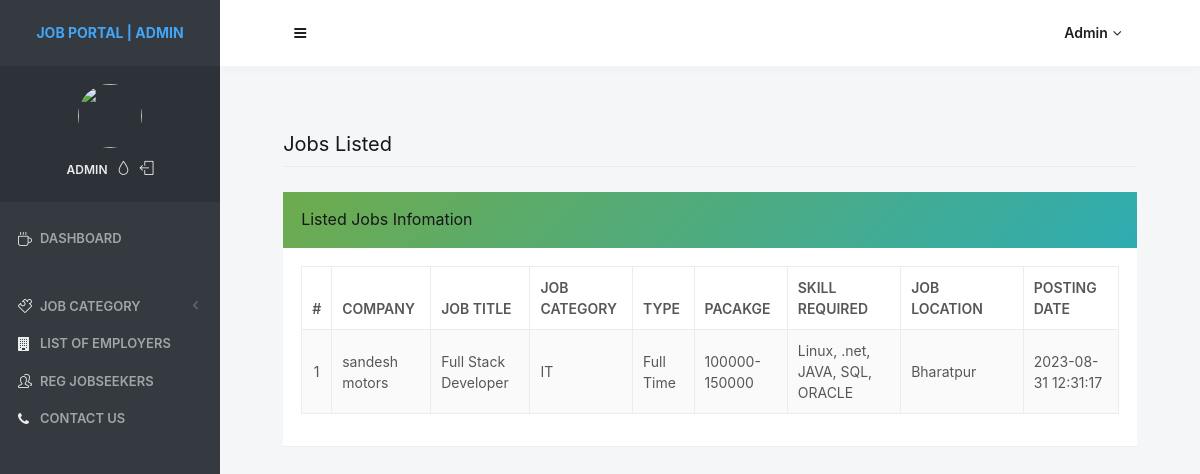
Screenshot of /all-listed-jobs.php (signed in) with the database file from the repository.
### tables this page shows
CREATE TABLE `tbljobs` (
  `jobId` int(11) NOT NULL,
  `employerId` int(11) NOT NULL,
  `jobCategory` varchar(255) DEFAULT NULL,
  `jobTitle` varchar(255) DEFAULT NULL,
  `jobType` varchar(255) DEFAULT NULL,
  `salaryPackage` char(200) DEFAULT NULL,
  `skillsRequired` varchar(255) DEFAULT NULL,
  `experience` varchar(50) DEFAULT NULL,
  `jobLocation` varchar(255) DEFAULT NULL,
  `jobDescription` mediumtext DEFAULT NULL,
  `JobExpdate` date DEFAULT NULL,
  `postinDate` timestamp NULL DEFAULT current_timestamp(),
  `updationDate` timestamp NULL DEFAULT NULL ON UPDATE current_timestamp(),
  `isActive` int(1) NOT NULL
);

CREATE TABLE `tblemployers` (
  `id` int(11) NOT NULL,
  `ConcernPerson` varchar(150) DEFAULT NULL,
  `EmpEmail` varchar(250) DEFAULT NULL,
  `EmpPassword` varchar(250) DEFAULT NULL,
  `CompnayName` varchar(255) DEFAULT NULL,
  `CompanyTagline` mediumtext DEFAULT NULL,
  `CompnayDescription` mediumtext DEFAULT NULL,
  `CompanyUrl` varchar(255) DEFAULT NULL,
  `CompnayLogo` varchar(200) DEFAULT NULL,
  `noOfEmployee` char(10) DEFAULT NULL,
  `industry` varchar(255) DEFAULT NULL,
  `typeBusinessEntity` varchar(255) DEFAULT NULL,
  `lcation` varchar(255) DEFAULT NULL,
  `establishedIn` char(200) DEFAULT NULL,
  `RegDtae` timestamp NULL DEFAULT current_timestamp(),
  `LastUpdationDate` timestamp NOT NULL DEFAULT current_timestamp() ON UPDATE current_timestamp(),
  `Is_Active` int(1) DEFAULT NULL
);

### all-listed-jobs.php (the view, shortened to what this page needs)
<?php
include('includes/dbconnection.php');
if (strlen($_SESSION['jpaid']==0)) {
  header('location:logout.php');
  } else{
  ?>
<!doctype html>
<html lang="en" class="no-focus">
    <head>
        <link rel="stylesheet" href="assets/js/plugins/datatables/dataTables.bootstrap4.min.css">
        <link rel="stylesheet" id="css-main" href="assets/css/codebase.min.css">
    </head>
    <body>
        <div id="page-container" class="sidebar-o sidebar-inverse side-scroll page-header-fixed main-content-narrow">
           <?php include_once('includes/sidebar.php');?>
          <?php include_once('includes/header.php');?>
            <main id="main-container">
                <div class="content">
                    <h2 class="content-heading">Jobs Listed </h2>
                    <div class="block">
                        <div class="block-header bg-gd-emerald">
                                    <h3 class="block-title">Listed Jobs Infomation </h3>
                                </div>
                        <div class="block-content block-content-full">
                            <table class="table table-bordered table-striped table-vcenter js-dataTable-full-pagination">
                                <thead>
                                    <tr>
                                        <th class="text-center">#</th>
                                        <th>Company</th>
                                        <th>Job Title</th>
                                        <th>Job Category</th>
                                       <th>Type</th>
                                       <th>Pacakge</th>
                                        <th>Skill Required</th>
                                         <th class="d-none d-sm-table-cell" style="width: 15%;">Job Location</th>
                                        <th class="d-none d-sm-table-cell">Posting  Date</th>
                                       </tr>
                                </thead>
                                <tbody>
<?php
$sql="SELECT * from tbljobs join tblemployers on tblemployers.id=tbljobs.employerId";
$query = $dbh -> prepare($sql);
$query->execute();
$results=$query->fetchAll(PDO::FETCH_OBJ);
$cnt=1;
if($query->rowCount() > 0)
{
foreach($results as $row)
{               ?>
                                    <tr>
                                        <td class="text-center"><?php echo htmlentities($cnt);?></td>
                                        <td><?php  echo htmlentities($row->CompnayName);?></td>
                                        <td><?php  echo htmlentities($row->jobTitle);?></td>
                                        <td><?php  echo htmlentities($row->jobCategory);?></td>
                                        <td><?php  echo htmlentities($row->jobType);?></td>
                                        <td><?php  echo htmlentities($row->salaryPackage);?></td>
                                        <td><?php  echo htmlentities($row->skillsRequired);?></td>
                                        <td><?php  echo htmlentities($row->jobLocation);?></td>
                                        <td><?php  echo htmlentities($row->postinDate);?></td>
                                    </tr>
                                    <?php $cnt=$cnt+1;}} ?>
                                </tbody>
                            </table>
                        </div>
                    </div>
                </div>
            </main>
        </div>
    </body>
</html>
<?php }  ?>

### includes/sidebar.php (shortened to what this page needs)
   <nav id="sidebar">
                <div id="sidebar-scroll">
                    <div class="sidebar-content">
                        <div class="content-header content-header-fullrow px-15">
                            <div class="content-header-section text-center align-parent sidebar-mini-hidden">
                                <div class="content-header-item">
                                    <a class="link-effect font-w700" href="dashboard.php">
                                     JOB PORTAL | ADMIN</span>
                                    </a>
                                </div>
                            </div>
                        </div>
                        <div class="content-side content-side-full content-side-user px-10 align-parent">
                            <div class="sidebar-mini-hidden-b text-center">
                                <a class="img-link" href="admin-profile.php">
                                    <img class="img-avatar" src="assets/img/avatars/avatar15.jpg" alt="">
                                </a>
                                <ul class="list-inline mt-10">
                                    <?php
$aid=$_SESSION['jpaid'];
$sql="SELECT AdminName from  tbladmin where ID=:aid";
$query = $dbh -> prepare($sql);
$query->bindParam(':aid',$aid,PDO::PARAM_STR);
$query->execute();
$results=$query->fetchAll(PDO::FETCH_OBJ);
$cnt=1;
if($query->rowCount() > 0)
{
foreach($results as $row)
{               ?>
                                    <li class="list-inline-item">
                                        <a class="link-effect text-dual-primary-dark font-size-xs font-w600 text-uppercase" href="admin-profile.php"><?php  echo $row->AdminName;?></a>
                                    </li><?php $cnt=$cnt+1;}} ?>
                                    <li class="list-inline-item">
                                        <a class="link-effect text-dual-primary-dark" data-toggle="layout" data-action="sidebar_style_inverse_toggle" href="javascript:void(0)">
                                            <i class="si si-drop"></i>
                                        </a>
                                    </li>
                                    <li class="list-inline-item">
                                        <a class="link-effect text-dual-primary-dark" href="logout.php">
                                            <i class="si si-logout"></i>
                                        </a>
                                    </li>
                                </ul>
                            </div>
                        </div>
                        <div class="content-side content-side-full">
                            <ul class="nav-main">
                                <li class="open">
                                    <a href="dashboard.php"><i class="si si-cup"></i><span class="sidebar-mini-hide">Dashboard</span></a>
                                </li>
                                <li class="nav-main-heading"><span class="sidebar-mini-visible">UI</span><span class="sidebar-mini-hidden"></span></li>
                                <li>
                                    <a class="nav-submenu" data-toggle="nav-submenu"><i class="si si-puzzle"></i><span class="sidebar-mini-hide"></span>Job Category</a>
                                </li>
                                <li>
                                    <a href="employer-list.php"><i class="fa fa-building"></i><span class="sidebar-mini-hide">List of Employers</span></a>
                                </li>
                                 <li>
                                    <a href="reg-jobseekers.php"><i class="si si-users"></i><span class="sidebar-mini-hide">Reg Jobseekers</span></a>
                                </li>
                                        <li>
                                            <a href="contactus.php"><i class="fa fa-phone"></i>Contact Us</a>
                                        </li>
                            </ul>
                        </div>
                    </div>
                </div>
            </nav>

### includes/header.php (shortened to what this page needs)
            <header id="page-header">
                <div class="content-header">
                    <div class="content-header-section">
                        <button type="button" class="btn btn-circle btn-dual-secondary" data-toggle="layout" data-action="sidebar_toggle">
                            <i class="fa fa-navicon"></i>
                        </button>
                    </div>
                    <div class="content-header-section">
                        <div class="btn-group" role="group">
                            <?php
$aid=$_SESSION['jpaid'];
$sql="SELECT AdminName from  tbladmin where ID=:aid";
$query = $dbh -> prepare($sql);
$query->bindParam(':aid',$aid,PDO::PARAM_STR);
$query->execute();
$results=$query->fetchAll(PDO::FETCH_OBJ);
$cnt=1;
if($query->rowCount() > 0)
{
foreach($results as $row)
{               ?>
                            <button type="button" class="btn btn-rounded btn-dual-secondary" id="page-header-user-dropdown" data-toggle="dropdown" aria-haspopup="true" aria-expanded="false">
                                <?php  echo $row->AdminName;?><i class="fa fa-angle-down ml-5"></i>
                            </button>
                            <?php $cnt=$cnt+1;}} ?>
                        </div>
                    </div>
                </div>
            </header>

### rows the page displays
tbljobs: employerId.CompnayName "sandesh motors", jobTitle "Full Stack Developer", jobCategory "IT", jobType "Full Time", salaryPackage "100000-150000", skillsRequired "Linux, .net, JAVA, SQL, ORACLE", jobLocation "Bharatpur", postinDate "2023-08-31 12:31:17"

### other values shown
$row->AdminName "ADMIN"
$row->AdminName "Admin"
